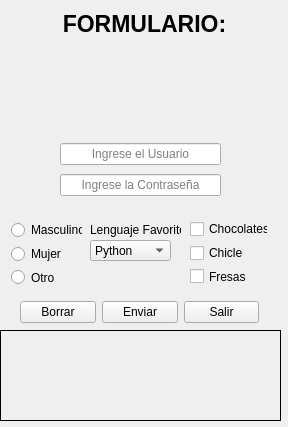
<?xml version="1.0" encoding="UTF-8"?>
<ui version="4.0">
 <class>Form</class>
 <widget class="QWidget" name="Form">
  <property name="geometry">
   <rect>
    <x>0</x>
    <y>0</y>
    <width>288</width>
    <height>427</height>
   </rect>
  </property>
  <property name="windowTitle">
   <string>Form</string>
  </property>
  <widget class="QLabel" name="lbl1">
   <property name="geometry">
    <rect>
     <x>60</x>
     <y>10</y>
     <width>169</width>
     <height>28</height>
    </rect>
   </property>
   <property name="font">
    <font>
     <pointsize>17</pointsize>
     <weight>75</weight>
     <bold>true</bold>
    </font>
   </property>
   <property name="text">
    <string>FORMULARIO:</string>
   </property>
   <property name="alignment">
    <set>Qt::AlignCenter</set>
   </property>
  </widget>
  <widget class="QLabel" name="imagen">
   <property name="geometry">
    <rect>
     <x>60</x>
     <y>50</y>
     <width>161</width>
     <height>81</height>
    </rect>
   </property>
   <property name="text">
    <string/>
   </property>
   <property name="pixmap">
    <pixmap>multimedia/USUARIO.ICO</pixmap>
   </property>
   <property name="scaledContents">
    <bool>true</bool>
   </property>
  </widget>
  <widget class="QLabel" name="resultado">
   <property name="geometry">
    <rect>
     <x>0</x>
     <y>330</y>
     <width>281</width>
     <height>91</height>
    </rect>
   </property>
   <property name="frameShape">
    <enum>QFrame::Box</enum>
   </property>
   <property name="text">
    <string/>
   </property>
   <property name="scaledContents">
    <bool>false</bool>
   </property>
   <property name="alignment">
    <set>Qt::AlignCenter</set>
   </property>
  </widget>
  <widget class="QWidget" name="layoutWidget">
   <property name="geometry">
    <rect>
     <x>60</x>
     <y>140</y>
     <width>161</width>
     <height>61</height>
    </rect>
   </property>
   <layout class="QVBoxLayout" name="verticalLayout">
    <item>
     <widget class="QLineEdit" name="usuario">
      <property name="alignment">
       <set>Qt::AlignCenter</set>
      </property>
      <property name="placeholderText">
       <string>Ingrese el Usuario</string>
      </property>
     </widget>
    </item>
    <item>
     <widget class="QLineEdit" name="contra">
      <property name="inputMask">
       <string/>
      </property>
      <property name="echoMode">
       <enum>QLineEdit::Password</enum>
      </property>
      <property name="alignment">
       <set>Qt::AlignCenter</set>
      </property>
      <property name="placeholderText">
       <string>Ingrese la Contraseña</string>
      </property>
     </widget>
    </item>
   </layout>
  </widget>
  <widget class="QWidget" name="layoutWidget">
   <property name="geometry">
    <rect>
     <x>11</x>
     <y>221</y>
     <width>71</width>
     <height>65</height>
    </rect>
   </property>
   <layout class="QVBoxLayout" name="verticalLayout_2">
    <item>
     <widget class="QRadioButton" name="hombre">
      <property name="text">
       <string>Masculino</string>
      </property>
     </widget>
    </item>
    <item>
     <widget class="QRadioButton" name="mujer">
      <property name="text">
       <string>Mujer</string>
      </property>
     </widget>
    </item>
    <item>
     <widget class="QRadioButton" name="otro">
      <property name="text">
       <string>Otro</string>
      </property>
     </widget>
    </item>
   </layout>
  </widget>
  <widget class="QWidget" name="layoutWidget">
   <property name="geometry">
    <rect>
     <x>190</x>
     <y>220</y>
     <width>78</width>
     <height>65</height>
    </rect>
   </property>
   <layout class="QVBoxLayout" name="verticalLayout_3">
    <item>
     <widget class="QCheckBox" name="choco">
      <property name="text">
       <string>Chocolates</string>
      </property>
     </widget>
    </item>
    <item>
     <widget class="QCheckBox" name="chicle">
      <property name="text">
       <string>Chicle</string>
      </property>
     </widget>
    </item>
    <item>
     <widget class="QCheckBox" name="fresas">
      <property name="text">
       <string>Fresas</string>
      </property>
     </widget>
    </item>
   </layout>
  </widget>
  <widget class="QComboBox" name="combo">
   <property name="geometry">
    <rect>
     <x>90</x>
     <y>240</y>
     <width>81</width>
     <height>21</height>
    </rect>
   </property>
   <item>
    <property name="text">
     <string>Python</string>
    </property>
   </item>
   <item>
    <property name="text">
     <string>CSS</string>
    </property>
   </item>
   <item>
    <property name="text">
     <string>Java</string>
    </property>
   </item>
   <item>
    <property name="text">
     <string>HTML</string>
    </property>
   </item>
   <item>
    <property name="text">
     <string>Cobol</string>
    </property>
   </item>
   <item>
    <property name="text">
     <string>Otro</string>
    </property>
   </item>
  </widget>
  <widget class="QLabel" name="lf">
   <property name="geometry">
    <rect>
     <x>90</x>
     <y>220</y>
     <width>91</width>
     <height>20</height>
    </rect>
   </property>
   <property name="text">
    <string>Lenguaje Favorito</string>
   </property>
  </widget>
  <widget class="QWidget" name="">
   <property name="geometry">
    <rect>
     <x>20</x>
     <y>300</y>
     <width>239</width>
     <height>25</height>
    </rect>
   </property>
   <layout class="QHBoxLayout" name="horizontalLayout">
    <item>
     <widget class="QPushButton" name="borrar">
      <property name="text">
       <string>Borrar</string>
      </property>
     </widget>
    </item>
    <item>
     <widget class="QPushButton" name="enviar">
      <property name="text">
       <string>Enviar</string>
      </property>
     </widget>
    </item>
    <item>
     <widget class="QPushButton" name="salir">
      <property name="text">
       <string>Salir</string>
      </property>
     </widget>
    </item>
   </layout>
  </widget>
 </widget>
 <resources/>
 <connections>
  <connection>
   <sender>borrar</sender>
   <signal>clicked()</signal>
   <receiver>contra</receiver>
   <slot>clear()</slot>
   <hints>
    <hint type="sourcelabel">
     <x>75</x>
     <y>304</y>
    </hint>
    <hint type="destinationlabel">
     <x>70</x>
     <y>186</y>
    </hint>
   </hints>
  </connection>
  <connection>
   <sender>borrar</sender>
   <signal>clicked()</signal>
   <receiver>usuario</receiver>
   <slot>clear()</slot>
   <hints>
    <hint type="sourcelabel">
     <x>42</x>
     <y>308</y>
    </hint>
    <hint type="destinationlabel">
     <x>63</x>
     <y>157</y>
    </hint>
   </hints>
  </connection>
  <connection>
   <sender>borrar</sender>
   <signal>clicked()</signal>
   <receiver>resultado</receiver>
   <slot>clear()</slot>
   <hints>
    <hint type="sourcelabel">
     <x>22</x>
     <y>315</y>
    </hint>
    <hint type="destinationlabel">
     <x>21</x>
     <y>346</y>
    </hint>
   </hints>
  </connection>
  <connection>
   <sender>salir</sender>
   <signal>clicked()</signal>
   <receiver>Form</receiver>
   <slot>close()</slot>
   <hints>
    <hint type="sourcelabel">
     <x>216</x>
     <y>310</y>
    </hint>
    <hint type="destinationlabel">
     <x>253</x>
     <y>63</y>
    </hint>
   </hints>
  </connection>
 </connections>
</ui>
